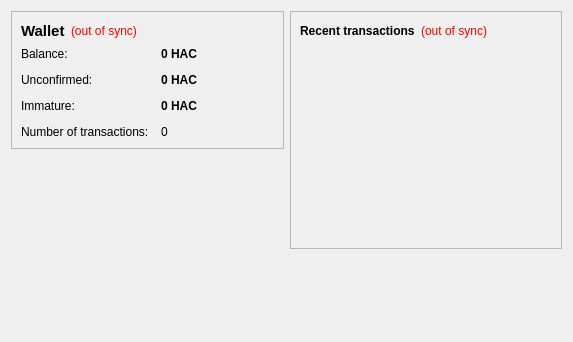
<?xml version="1.0" encoding="UTF-8"?>
<ui version="4.0">
 <class>OverviewPage</class>
 <widget class="QWidget" name="OverviewPage">
  <property name="geometry">
   <rect>
    <x>0</x>
    <y>0</y>
    <width>573</width>
    <height>342</height>
   </rect>
  </property>
  <property name="windowTitle">
   <string>Form</string>
  </property>
  <layout class="QHBoxLayout" name="horizontalLayout" stretch="1,1">
   <item>
    <layout class="QVBoxLayout" name="verticalLayout_2">
     <item>
      <widget class="QFrame" name="frame">
       <property name="frameShape">
        <enum>QFrame::StyledPanel</enum>
       </property>
       <property name="frameShadow">
        <enum>QFrame::Raised</enum>
       </property>
       <layout class="QVBoxLayout" name="verticalLayout_4">
        <item>
         <layout class="QHBoxLayout" name="horizontalLayout_4">
          <item>
           <widget class="QLabel" name="label_5">
            <property name="font">
             <font>
              <pointsize>11</pointsize>
              <weight>75</weight>
              <bold>true</bold>
             </font>
            </property>
            <property name="text">
             <string>Wallet</string>
            </property>
           </widget>
          </item>
          <item>
           <widget class="QLabel" name="labelWalletStatus">
            <property name="toolTip">
             <string>The displayed information may be out of date. Your wallet automatically synchronizes with the Harucoin network after a connection is established, but this process has not completed yet.</string>
            </property>
            <property name="styleSheet">
             <string notr="true">QLabel { color: red; }</string>
            </property>
            <property name="text">
             <string notr="true">(out of sync)</string>
            </property>
            <property name="alignment">
             <set>Qt::AlignLeading|Qt::AlignLeft|Qt::AlignVCenter</set>
            </property>
           </widget>
          </item>
          <item>
           <spacer name="horizontalSpacer_2">
            <property name="orientation">
             <enum>Qt::Horizontal</enum>
            </property>
            <property name="sizeHint" stdset="0">
             <size>
              <width>40</width>
              <height>20</height>
             </size>
            </property>
           </spacer>
          </item>
         </layout>
        </item>
        <item>
         <layout class="QFormLayout" name="formLayout_2">
          <property name="fieldGrowthPolicy">
           <enum>QFormLayout::AllNonFixedFieldsGrow</enum>
          </property>
          <property name="horizontalSpacing">
           <number>12</number>
          </property>
          <property name="verticalSpacing">
           <number>12</number>
          </property>
          <item row="0" column="0">
           <widget class="QLabel" name="label">
            <property name="text">
             <string>Balance:</string>
            </property>
           </widget>
          </item>
          <item row="0" column="1">
           <widget class="QLabel" name="labelBalance">
            <property name="font">
             <font>
              <weight>75</weight>
              <bold>true</bold>
             </font>
            </property>
            <property name="cursor">
             <cursorShape>IBeamCursor</cursorShape>
            </property>
            <property name="toolTip">
             <string>Your current balance</string>
            </property>
            <property name="text">
             <string notr="true">0 HAC</string>
            </property>
            <property name="textInteractionFlags">
             <set>Qt::LinksAccessibleByMouse|Qt::TextSelectableByKeyboard|Qt::TextSelectableByMouse</set>
            </property>
           </widget>
          </item>
          <item row="1" column="0">
           <widget class="QLabel" name="label_3">
            <property name="text">
             <string>Unconfirmed:</string>
            </property>
           </widget>
          </item>
          <item row="1" column="1">
           <widget class="QLabel" name="labelUnconfirmed">
            <property name="font">
             <font>
              <weight>75</weight>
              <bold>true</bold>
             </font>
            </property>
            <property name="cursor">
             <cursorShape>IBeamCursor</cursorShape>
            </property>
            <property name="toolTip">
             <string>Total of transactions that have yet to be confirmed, and do not yet count toward the current balance</string>
            </property>
            <property name="text">
             <string notr="true">0 HAC</string>
            </property>
            <property name="textInteractionFlags">
             <set>Qt::LinksAccessibleByMouse|Qt::TextSelectableByKeyboard|Qt::TextSelectableByMouse</set>
            </property>
           </widget>
          </item>
          <item row="3" column="0">
           <widget class="QLabel" name="label_2">
            <property name="text">
             <string>Number of transactions:</string>
            </property>
           </widget>
          </item>
          <item row="3" column="1">
           <widget class="QLabel" name="labelNumTransactions">
            <property name="toolTip">
             <string>Total number of transactions in wallet</string>
            </property>
            <property name="text">
             <string notr="true">0</string>
            </property>
           </widget>
          </item>
          <item row="2" column="0">
           <widget class="QLabel" name="labelImmatureText">
            <property name="text">
             <string>Immature:</string>
            </property>
           </widget>
          </item>
          <item row="2" column="1">
           <widget class="QLabel" name="labelImmature">
            <property name="font">
             <font>
              <weight>75</weight>
              <bold>true</bold>
             </font>
            </property>
            <property name="toolTip">
             <string>Mined balance that has not yet matured</string>
            </property>
            <property name="text">
             <string notr="true">0 HAC</string>
            </property>
            <property name="textInteractionFlags">
             <set>Qt::LinksAccessibleByMouse|Qt::TextSelectableByKeyboard|Qt::TextSelectableByMouse</set>
            </property>
           </widget>
          </item>
         </layout>
        </item>
       </layout>
      </widget>
     </item>
     <item>
      <spacer name="verticalSpacer">
       <property name="orientation">
        <enum>Qt::Vertical</enum>
       </property>
       <property name="sizeHint" stdset="0">
        <size>
         <width>20</width>
         <height>40</height>
        </size>
       </property>
      </spacer>
     </item>
    </layout>
   </item>
   <item>
    <layout class="QVBoxLayout" name="verticalLayout_3">
     <item>
      <widget class="QFrame" name="frame_2">
       <property name="frameShape">
        <enum>QFrame::StyledPanel</enum>
       </property>
       <property name="frameShadow">
        <enum>QFrame::Raised</enum>
       </property>
       <layout class="QVBoxLayout" name="verticalLayout">
        <item>
         <layout class="QHBoxLayout" name="horizontalLayout_2">
          <item>
           <widget class="QLabel" name="label_4">
            <property name="text">
             <string>&lt;b&gt;Recent transactions&lt;/b&gt;</string>
            </property>
           </widget>
          </item>
          <item>
           <widget class="QLabel" name="labelTransactionsStatus">
            <property name="toolTip">
             <string>The displayed information may be out of date. Your wallet automatically synchronizes with the Harucoin network after a connection is established, but this process has not completed yet.</string>
            </property>
            <property name="styleSheet">
             <string notr="true">QLabel { color: red; }</string>
            </property>
            <property name="text">
             <string notr="true">(out of sync)</string>
            </property>
            <property name="alignment">
             <set>Qt::AlignRight|Qt::AlignTrailing|Qt::AlignVCenter</set>
            </property>
           </widget>
          </item>
          <item>
           <spacer name="horizontalSpacer">
            <property name="orientation">
             <enum>Qt::Horizontal</enum>
            </property>
            <property name="sizeHint" stdset="0">
             <size>
              <width>40</width>
              <height>20</height>
             </size>
            </property>
           </spacer>
          </item>
         </layout>
        </item>
        <item>
         <widget class="QListView" name="listTransactions">
          <property name="styleSheet">
           <string notr="true">QListView { background: transparent; }</string>
          </property>
          <property name="frameShape">
           <enum>QFrame::NoFrame</enum>
          </property>
          <property name="verticalScrollBarPolicy">
           <enum>Qt::ScrollBarAlwaysOff</enum>
          </property>
          <property name="horizontalScrollBarPolicy">
           <enum>Qt::ScrollBarAlwaysOff</enum>
          </property>
          <property name="selectionMode">
           <enum>QAbstractItemView::NoSelection</enum>
          </property>
         </widget>
        </item>
       </layout>
      </widget>
     </item>
     <item>
      <spacer name="verticalSpacer_2">
       <property name="orientation">
        <enum>Qt::Vertical</enum>
       </property>
       <property name="sizeHint" stdset="0">
        <size>
         <width>20</width>
         <height>40</height>
        </size>
       </property>
      </spacer>
     </item>
    </layout>
   </item>
  </layout>
 </widget>
 <resources/>
 <connections/>
</ui>
